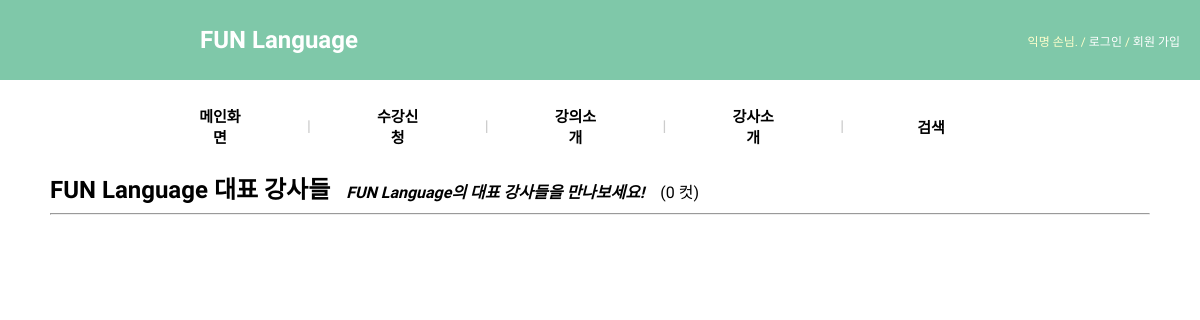
Screenshot of /photo/album/3/ with the database file from the repository.
### photo/models.py (models this page shows, shortened)
class Album(models.Model):
	name = models.CharField('앨범 이름', max_length=50)
	description = models.CharField('앨범 설명', max_length=100, blank=True)
	class Meta:
		ordering = ['name']

### photo/views.py (the view)
# urls.py: url(r'^album/(?P<pk>\d+)/$', AlbumDV.as_view(), name='album_detail'),
class AlbumDV(DetailView):
    model = Album

### photo/templates/photo/album_detail.html (shortened to what this page needs)
{% extends "base.html" %}
{% load staticfiles %}
{% block extrastyle %}{% static "photo/photo.css" %}{% endblock %}
{% block content %}
<div id="content">
    <h2 style="display:inline">{{ object.name }}</h2>
    &nbsp;&nbsp; <b><i>{{ object.description }}</i></b>
    &nbsp;&nbsp; ({{ object.photo_set.all.count }} 컷)
    <hr/>
</div>
{% endblock %}

### static/css/base.css (style rules this page uses)
body { font-family: 'Sunflower', sans-serif; font-size: 16px; }
div#content { position: absolute; top: 72px; left: 50px; right: 50px; }

### photo/static/photo/photo.css (style rules this page uses)
div#content { position: absolute; top: 170px; }

### rows the page displays
Album: name "FUN Language 대표 강사들", description "FUN Language의 대표 강사들을 만나보세요!", photo_set.all.count "0"
